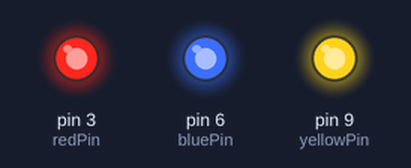
A sketch run on a simulated Arduino Uno, built with avr-gcc and run on an emulated ATmega328P. Shown: output pins drawn as LEDs (lit = HIGH).

Above: at 1.5 s.
At 5.0 s:
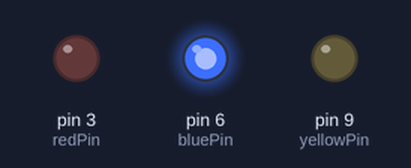
At 9.5 s:
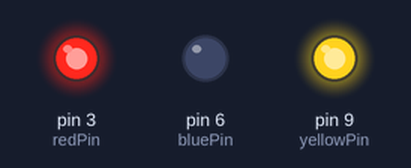
At 13.0 s:
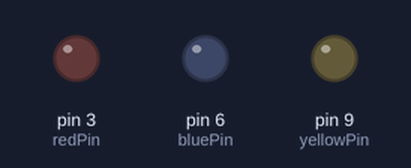
Timing chart, 0 to 18.2 s (numbered marks = the images above):
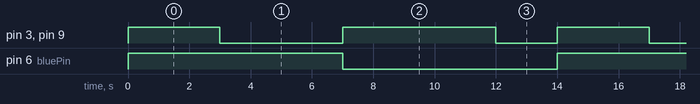

Measured:
- by itself, pin 3 (redPin), pin 9 (yellowPin): repeats every 14.0 s: LOW 4.0 s, HIGH 5.0 s, LOW 2.0 s, HIGH 3.0 s
- by itself, pin 6 (bluePin): alternates HIGH for 7.0 s and LOW for 7.0 s
- by itself, everything shown: repeats every 14.0 s, in 4 steps

The sketch:

lab1_in_c.ino
```cpp
#include <avr/io.h> // Header file for the AVR Microcontroller.
#include <util/delay.h> // Header file for the delay function.

int main(void) {

  DDRD = 0b01001000; // Set the data direction register D to output on necessary pins.
  DDRB = 0b00000010; // Set the data direction register B to output on necessary pins.

  while (1) { // Infinite loop to keep the program running.

    // ON the all LEDs together and wait for 3000ms
    PORTD = 0b01001000;
    PORTB = 0b00000010;
    _delay_ms(3000);

    // OFF the red and yellow LEDs and ON the blue LED together and wait for 4000ms
    PORTD = 0b01000000;
    PORTB = 0b00000000;
    _delay_ms(4000);

    // OFF the blue LED and ON the yellow and red LEDs together and wait for 5000ms
    PORTD = 0b00001000;
    PORTB = 0b00000010;
    _delay_ms(5000);

    // OFF the all LEDs and wait for 2000ms
    PORTD = 0b00000000;
    PORTB = 0b00000000;
    _delay_ms(2000);

    // Return to the beginning
  }

  return 0;
}
```

lab1_in_ino.ino
```cpp
int redPin = 3; // Red LED connected to digital pin 3
int bluePin = 6; // Blue LED connected to digital pin 6
int yellowPin = 9; // Yellow LED connected to digital pin 9

void setup() // Run once, when the sketch starts
{
  // Setting the digital pins as output
  pinMode(redPin, OUTPUT);
  pinMode(bluePin, OUTPUT);
  pinMode(yellowPin, OUTPUT);
}

void loop() // Run over and over again
{
  // ON the all LEDs together and wait for 3000ms
  digitalWrite(redPin, HIGH);
  digitalWrite(bluePin, HIGH);
  digitalWrite(yellowPin, HIGH);
  delay(3000);

  // OFF the red and yellow LEDs and ON the blue LED together and wait for 4000ms
  digitalWrite(redPin, LOW);
  digitalWrite(yellowPin, LOW);
  digitalWrite(bluePin, HIGH);
  delay(4000);

  // OFF the blue LED and ON the yellow and red LEDs together and wait for 5000ms
  digitalWrite(redPin, HIGH);
  digitalWrite(yellowPin, HIGH);
  digitalWrite(bluePin, LOW);
  delay(5000);

  // OFF the all LEDs and wait for 2000ms
  digitalWrite(redPin, LOW);
  digitalWrite(yellowPin, LOW);
  digitalWrite(bluePin, LOW);
  delay(2000);

  // Return to the beginning
}
```
